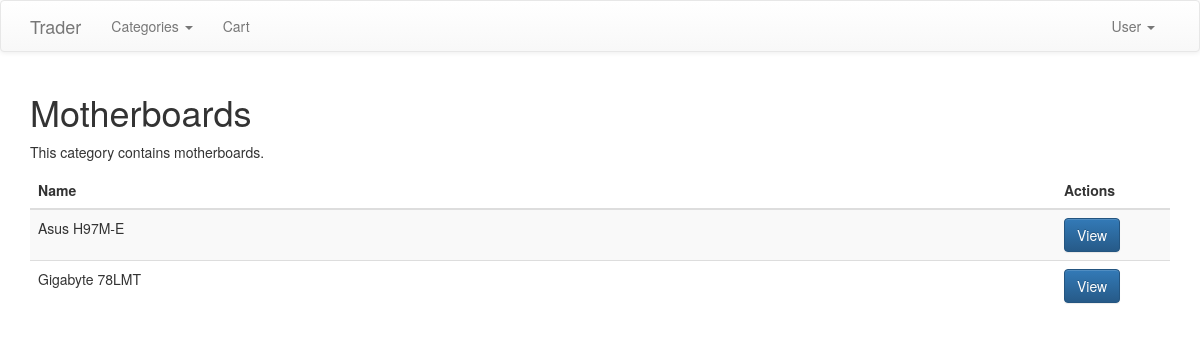
Page /category.php?category_id=1 on the committed database.
### tables this page shows
CREATE TABLE IF NOT EXISTS `categories` (
  `category_id` int(11) NOT NULL AUTO_INCREMENT,
  `name` varchar(255) NOT NULL,
  `description` text NOT NULL,
  PRIMARY KEY (`category_id`)
);

CREATE TABLE IF NOT EXISTS `products` (
  `product_id` int(11) NOT NULL AUTO_INCREMENT,
  `category_id` int(11) NOT NULL,
  `name` varchar(255) NOT NULL,
  `description` text NOT NULL,
  `price` int(11) NOT NULL,
  `stock` int(11) NOT NULL,
  `image` varchar(255) NOT NULL,
  `sold` int(11) NOT NULL DEFAULT '0',
  PRIMARY KEY (`product_id`)
);

### config.php (called while the page is built, shortened)
<?php
$base_path = "http://localhost/trader";

### category.php (the view, shortened to what this page needs)
<?php
include('config.php');
$category_id = $_GET['category_id'];
$category = $db->query("SELECT * FROM categories WHERE category_id='$category_id'");
$category_data = $category->fetch_assoc();
?>
<!DOCTYPE html>
<html lang="en">
<head>
	<link rel="stylesheet" href="https://maxcdn.bootstrapcdn.com/bootstrap/3.3.4/css/bootstrap.min.css">
	<link rel="stylesheet" href="https://maxcdn.bootstrapcdn.com/bootstrap/3.3.4/css/bootstrap-theme.min.css">
</head>
<body>
	<?php include('template_parts/header.php'); ?>
	<div class="container">
		<h1><?php echo $category_data['name']; ?></h1>
		<p>
			<?php echo $category_data['description']; ?>
		</p>
		<table class="table table-striped">
			<thead>
				<tr>
					<th width="90%">Name</th>
					<th>Actions</th>
				</tr>
			</thead>
			<tbody>
				<?php
				$products = $db->query("SELECT * FROM products WHERE category_id='" . $category_id . "'");
				while($row = $products->fetch_assoc()) {
				?>
				<tr>
					<td><?php echo $row['name'] ?></td>
					<td>
						<a href="<?php echo $base_path; ?>/view_product.php?product_id=<?php echo $row['product_id']; ?>" class="btn btn-primary">View</a>
					</td>
				</tr>
				<?php
				}
				?>
			</tbody>
		</table>
	</div>
</body>
</html>

### rows in the picture
categories: name "Motherboards", description "This category contains motherboards."
products: name "Asus H97M-E"
products: name "Gigabyte 78LMT"

### other values in the picture
$username "User"
